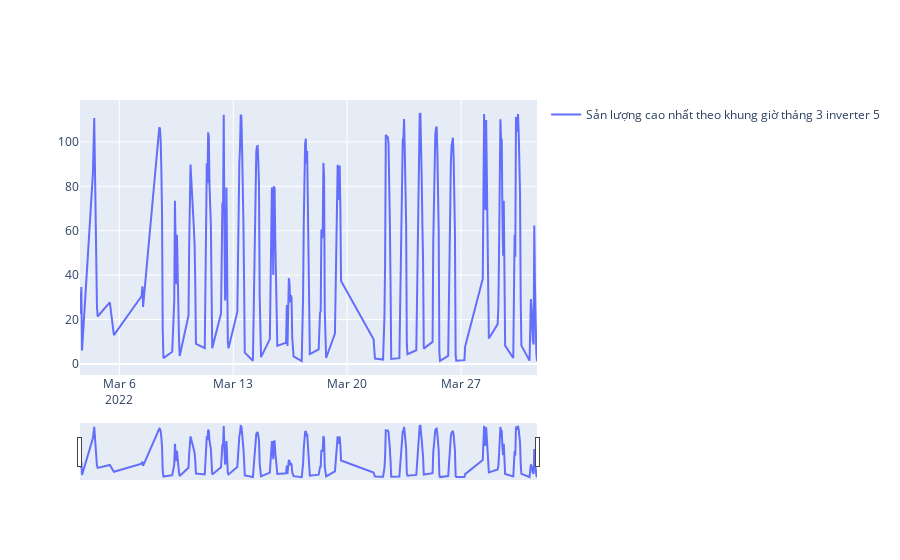

The notebook cell this image was saved under:
### Markdown cell above
Sản lượng điện lớn nhất

### Code cell
fig = go.Figure()
fig.add_trace(go.Scatter(
    x=df5_2.time,
    y=df5_2[df5_2['month']==3]['Total input power(kW)'],
    name="Sản lượng cao nhất theo khung giờ tháng 3 inverter 5 "))
fig . update_traces (
    showlegend = True 
    )
fig.update_xaxes(
    rangeslider_visible=True,
)
fig.show()

### Figure 1 — Plotly figure (JSON) as saved in the notebook; plotly's stock layout.template omitted (floating-point values rounded to 4 significant figures; data arrays with more than 128 entries replaced by an {"elided": "..."} marker saying what was removed)
{"data": [{"name": "Sản lượng cao nhất theo khung giờ tháng 3 inverter 5 ", "showlegend": true, "type": "scatter", "x": {"elided": "2138 str values"}, "y": {"elided": "265 float values"}}], "layout": {"xaxis": {"rangeslider": {"visible": true}}}}
